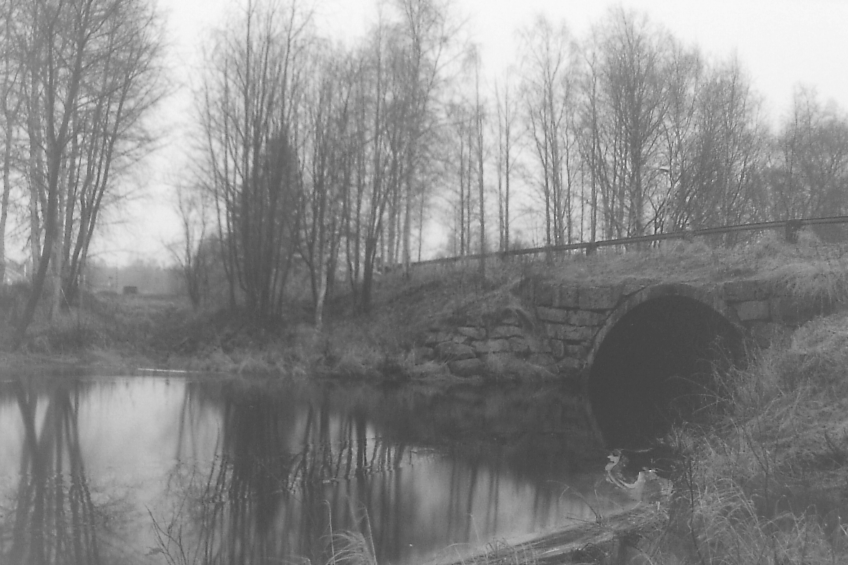
#> input picture images/bridge.png, 848 x 565 px
$ python equalization.py
#> lines starting #> are read from the running program, lines starting #| are printed output that depends on the picture
import cv2
import numpy as np
from matplotlib import pyplot as plt

img = cv2.imread('../images/bridge.png', 0)
#> img is the input picture: shape (565, 848); min 60, max 250, mean 136.2
equ = cv2.equalizeHist(img)
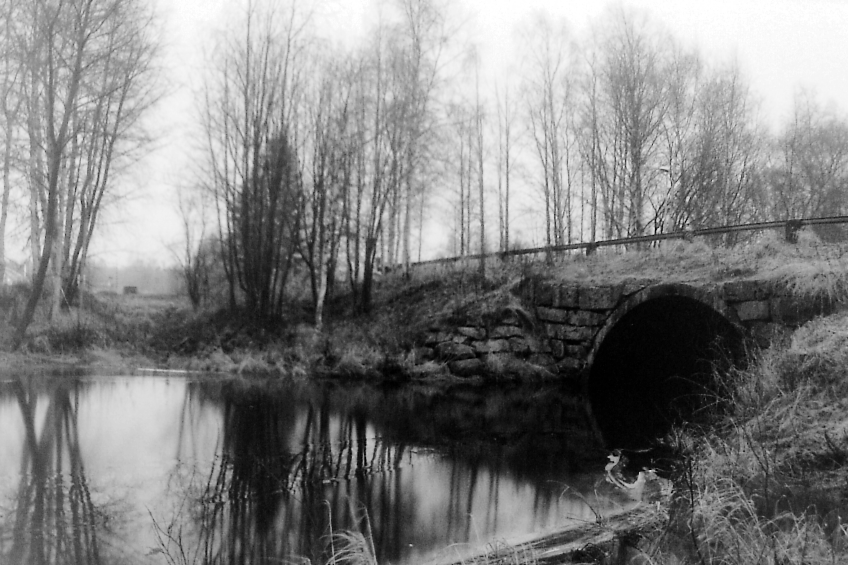
#> equ: shape (565, 848); min 0, max 255, mean 128.4
res = np.hstack((img,equ)) #stacking images side-by-side
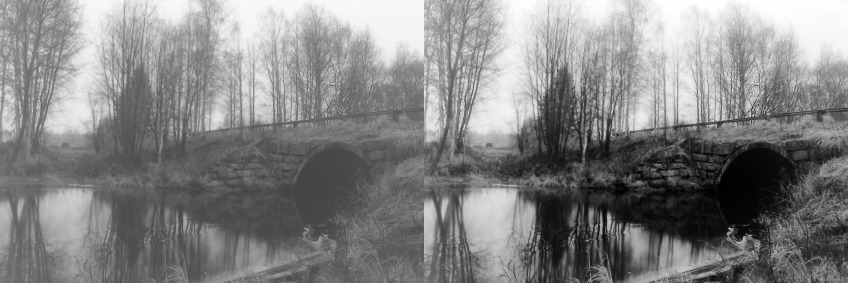
#> res: shape (565, 1696) (shown at 1/2 size); min 0, max 255, mean 132.3

plt.title('Original Image vs Enhanced image')
plt.imshow(res, cmap='gray')
plt.xticks([]), plt.yticks([])

plt.show()
